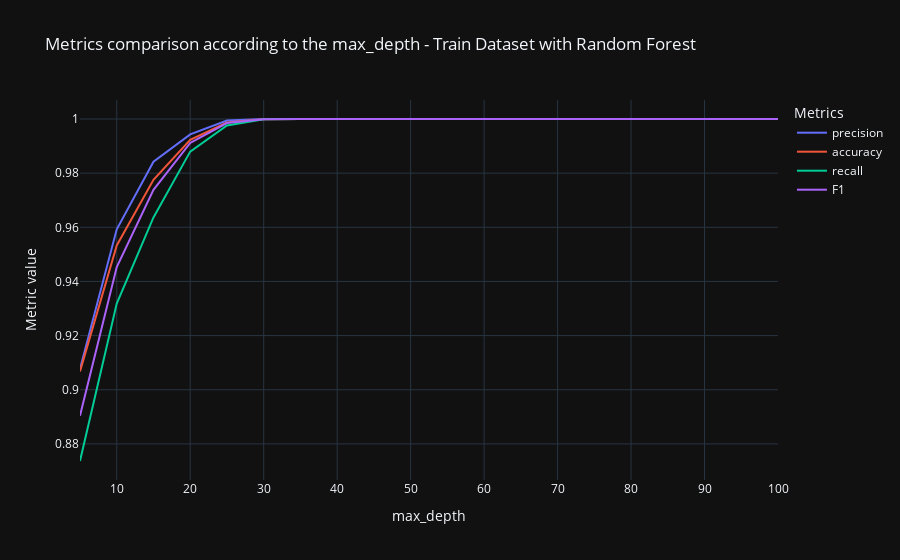

Notebook source saved alongside this figure:
### Code cell
# Plotting train results
px.line(results_train_rf, 
        x=results_train_rf['max_depth'], 
        y=['precision', 'accuracy', 'recall', 'F1'],
        template='plotly_dark',
        title="Metrics comparison according to the max_depth - Train Dataset with Random Forest",
        labels={'value': 'Metric value',
                'max_depth': 'max_depth'}).update_layout(legend=dict(title="Metrics"))

### Figure 1 — Plotly figure (JSON) as saved in the notebook; plotly's stock layout.template omitted (floating-point values rounded to 4 significant figures)
{"data": [{"hovertemplate": "variable=precision<br>max_depth=%{x}<br>Metric value=%{y}<extra></extra>", "legendgroup": "precision", "line": {"color": "#636efa", "dash": "solid"}, "marker": {"symbol": "circle"}, "mode": "lines", "name": "precision", "orientation": "v", "showlegend": true, "type": "scatter", "x": [5, 10, 15, 20, 25, 30, 35, 40, 45, 50, 55, 60, 65, 70, 75, 80, 85, 90, 95, 100], "xaxis": "x", "y": [0.9077, 0.9593, 0.9842, 0.9943, 0.9994, 1.0, 1, 1, 1, 1, 1, 1, 1, 1, 1, 1, 1, 1, 1, 1], "yaxis": "y"}, {"hovertemplate": "variable=accuracy<br>max_depth=%{x}<br>Metric value=%{y}<extra></extra>", "legendgroup": "accuracy", "line": {"color": "#EF553B", "dash": "solid"}, "marker": {"symbol": "circle"}, "mode": "lines", "name": "accuracy", "orientation": "v", "showlegend": true, "type": "scatter", "x": [5, 10, 15, 20, 25, 30, 35, 40, 45, 50, 55, 60, 65, 70, 75, 80, 85, 90, 95, 100], "xaxis": "x", "y": [0.9068, 0.9533, 0.9775, 0.9923, 0.9987, 0.9999, 1, 1, 1, 1, 1, 1, 1, 1, 1, 1, 1, 1, 1, 1], "yaxis": "y"}, {"hovertemplate": "variable=recall<br>max_depth=%{x}<br>Metric value=%{y}<extra></extra>", "legendgroup": "recall", "line": {"color": "#00cc96", "dash": "solid"}, "marker": {"symbol": "circle"}, "mode": "lines", "name": "recall", "orientation": "v", "showlegend": true, "type": "scatter", "x": [5, 10, 15, 20, 25, 30, 35, 40, 45, 50, 55, 60, 65, 70, 75, 80, 85, 90, 95, 100], "xaxis": "x", "y": [0.8737, 0.9318, 0.9636, 0.988, 0.9976, 0.9999, 1, 1, 1, 1, 1, 1, 1, 1, 1, 1, 1, 1, 1, 1], "yaxis": "y"}, {"hovertemplate": "variable=F1<br>max_depth=%{x}<br>Metric value=%{y}<extra></extra>", "legendgroup": "F1", "line": {"color": "#ab63fa", "dash": "solid"}, "marker": {"symbol": "circle"}, "mode": "lines", "name": "F1", "orientation": "v", "showlegend": true, "type": "scatter", "x": [5, 10, 15, 20, 25, 30, 35, 40, 45, 50, 55, 60, 65, 70, 75, 80, 85, 90, 95, 100], "xaxis": "x", "y": [0.8904, 0.9453, 0.9738, 0.9911, 0.9985, 0.9999, 1, 1, 1, 1, 1, 1, 1, 1, 1, 1, 1, 1, 1, 1], "yaxis": "y"}], "layout": {"legend": {"title": {"text": "Metrics"}, "tracegroupgap": 0}, "title": {"text": "Metrics comparison according to the max_depth - Train Dataset with Random Forest"}, "xaxis": {"anchor": "y", "domain": [0, 1], "title": {"text": "max_depth"}}, "yaxis": {"anchor": "x", "domain": [0, 1], "title": {"text": "Metric value"}}}}
